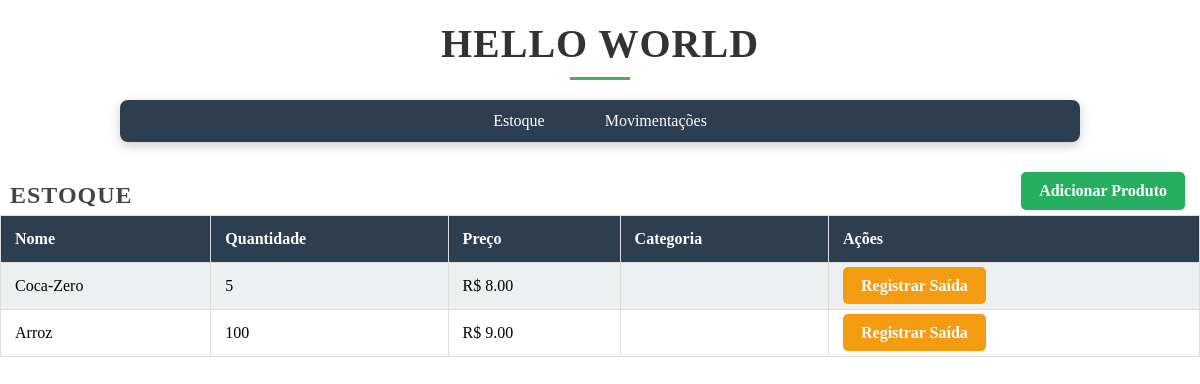
The app's page /, older data.
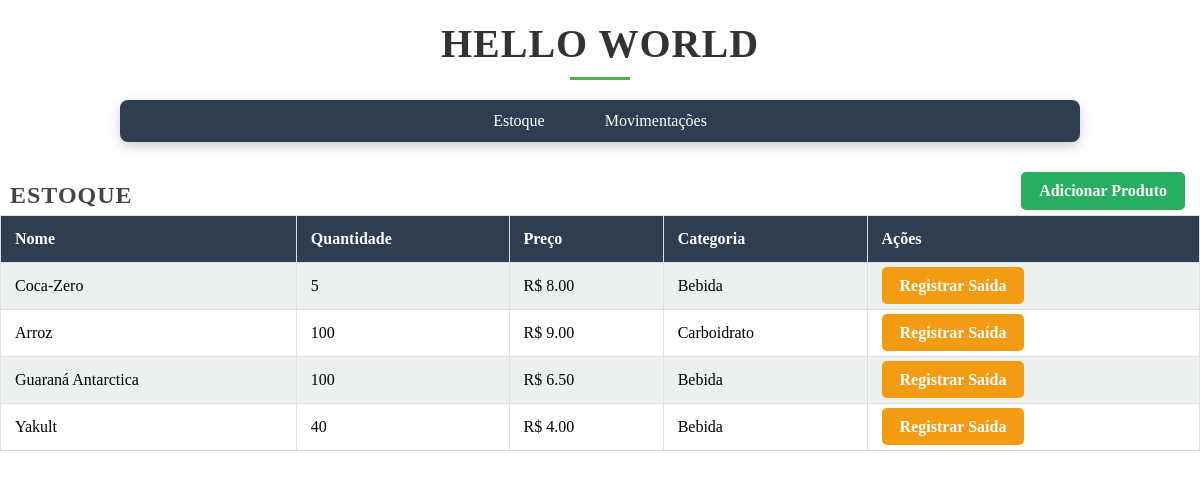
The same page, newer data.
### inventario/models.py (models this page shows, shortened)
class Produto(models.Model):
    nome = models.CharField(max_length=250)
    descricao = models.TextField(blank=True, null=True)
    quantidade = models.PositiveIntegerField(default=0)
    preco = models.DecimalField(max_digits=10, decimal_places=2)
    fornecedor = models.CharField(max_length=250, blank=True, null=True)
    criado_em = models.DateTimeField(auto_now_add=True)
    atualizado_em = models.DateTimeField(auto_now=True)
    categoria = models.ForeignKey(Categoria, on_delete=models.SET_NULL, null=True, blank=True)

class Categoria(models.Model):
    nome = models.CharField(max_length=100, unique=True)

### inventario/views.py (the view)
# urls.py: path('', estoque_view, name='estoque'),
def estoque_view(request):
    produtos = Produto.objects.all()
    return render(request, 'index.html', {'produtos': produtos})

### inventario/templates/index.html (shortened to what this page needs)
{% extends "base.html" %}
{% block content %}
    <div class="adicionar-produto-container">
        <h2>Estoque</h2>
        <a href="{% url 'adicionar_produto' %}" class='btn btn-add'>Adicionar Produto</a>
    </div>
    <table>
        <tr>
            <th>Nome</th>
            <th>Quantidade</th>
            <th>Preço</th>
            <th>Categoria</th>
            <th>Ações</th>
        </tr>
        {% for produto in produtos %}
        <tr>
            <td>{{ produto.nome }}</td>
            <td>{{ produto.quantidade }}</td>
            <td>R$ {{ produto.preco }}</td>
            <td>{{ produto.categoria.nome }}</td>
            <td>
                <a href="{% url 'registrar_saida' produto.id %}" class='btn btn-rgtr'>Registrar Saída</a>
            </td>
        {% endfor %}
    </table>
{% endblock %}

Row changes from the older to the newer data that the page shows:
changed Produto "Coca-Zero": categoria.nome (not shown) → "Bebida"
changed Produto "Arroz": categoria.nome (not shown) → "Carboidrato"
added Produto: nome "Guaraná Antarctica", quantidade "100", preco "6.50", categoria.nome "Bebida"
added Produto: nome "Yakult", quantidade "40", preco "4.00", categoria.nome "Bebida"
